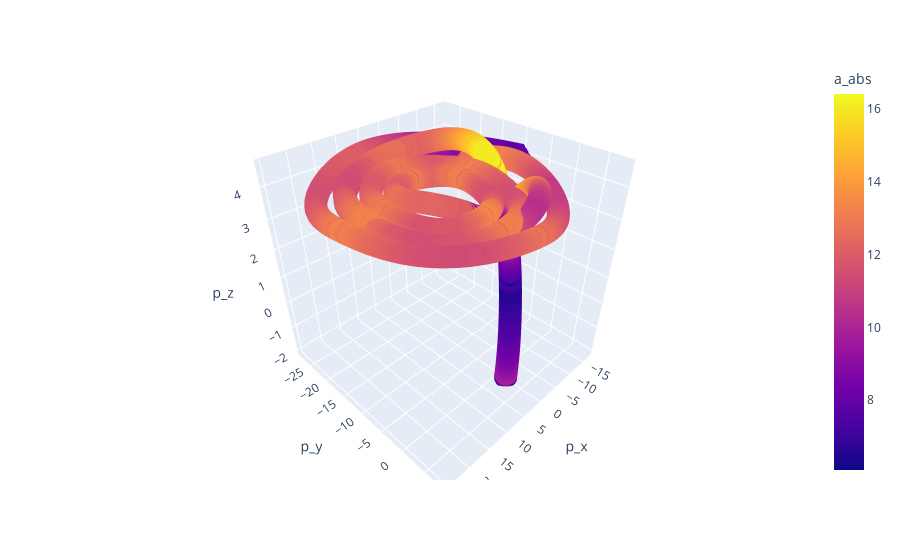

Notebook code cell kept with this figure:
### Code cell
fig = px.scatter_3d(df.iloc[1:, :], x="p_x", y="p_y", z="p_z", color="a_abs")
fig.show()

### Figure 1 — Plotly figure (JSON) as saved in the notebook; plotly's stock layout.template omitted (floating-point values rounded to 4 significant figures; data arrays with more than 128 entries replaced by an {"elided": "..."} marker saying what was removed)
{"data": [{"hovertemplate": "p_x=%{x}<br>p_y=%{y}<br>p_z=%{z}<br>a_abs=%{marker.color}<extra></extra>", "legendgroup": "", "marker": {"color": {"elided": "3780 float values"}, "coloraxis": "coloraxis", "symbol": "circle"}, "mode": "markers", "name": "", "scene": "scene", "showlegend": false, "type": "scatter3d", "x": {"elided": "3780 float values"}, "y": {"elided": "3780 float values"}, "z": {"elided": "3780 float values"}}], "layout": {"coloraxis": {"colorbar": {"title": {"text": "a_abs"}}, "colorscale": [[0, "#0d0887"], [0.1111, "#46039f"], [0.2222, "#7201a8"], [0.3333, "#9c179e"], [0.4444, "#bd3786"], [0.5556, "#d8576b"], [0.6667, "#ed7953"], [0.7778, "#fb9f3a"], [0.8889, "#fdca26"], [1, "#f0f921"]]}, "legend": {"tracegroupgap": 0}, "margin": {"t": 60}, "scene": {"domain": {"x": [0, 1], "y": [0, 1]}, "xaxis": {"title": {"text": "p_x"}}, "yaxis": {"title": {"text": "p_y"}}, "zaxis": {"title": {"text": "p_z"}}}}}
